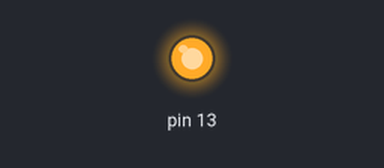
Simulated run of this sketch. Board: Arduino Uno, built with avr-gcc and run on an emulated ATmega328P. Parts: output pins drawn as LEDs (lit = HIGH).

Above: at 0.1 s.
At 3.9 s:
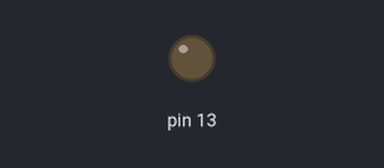
Timing chart, 0 to 5.4 s (numbered marks = the images above):
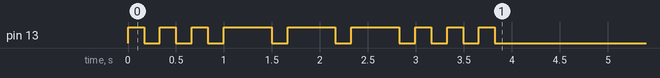

The sketch:

MorseCodeLab.ino
```cpp
const char* strings[49];

int string_count(const char* s){
  int count { 0 };
  while (*s++) {++count;}
  return count;
}


void setup() {
strings['a']=".-";
strings['b']="-...";
strings['c']="-.-.";
strings['d']="-..";
strings['e']=".";
strings['f']="..-.";
strings['g']="--.";
strings['h']="....";
strings['i']="..";
strings['j']=".---";
strings['k']="-.-";
strings['l']=".-..";
strings['m']="--";
strings['n']="-.";
strings['o']="---";
strings['p']=".--.";
strings['q']="--.-";
strings['r']=".-.";
strings['s']="...";
strings['t']="-";
strings['u']="..-";
strings['v']="...-";
strings['w']=".--";
strings['x']="-..-";
strings['y']="-.--";
strings['z']="--..";
strings['1']=".----";
strings['2']="..---";
strings['3']="...--";
strings['4']="....-";
strings['5']=".....";
strings['6']="-....";
strings['7']="--...";
strings['8']="---..";
strings['9']="----.";
strings['0']="-----";
strings['.']=".-.-.-";
strings[',']="--..--";
strings[':']="---...";
strings['?']="..--..";
strings['\'']=".----.";
strings['-']="-....-";
strings['/']="-..-.";
strings['(']="-.--.";
strings[')']="-.--.-";
strings['\"']=".-..-.";
strings['=']="-...-";
strings['+']=".-.-.";
strings['@']=".--.-.";

pinMode(13, OUTPUT);
digitalWrite(13, LOW);

char test[] = "sos";

int dash = 500;
int dot = 166;


//dash=map(whatever,0,1024,166,1000);
//dot=dash/3;

for(int i=0; i<string_count(test); i++){
  for(int j=0; j<string_count(strings[test[i]]); j++){
  if(strings[test[i]][j]=='.'){
    digitalWrite(13,HIGH);
    long start= millis();
    while(millis()-start<dot){

    }
    digitalWrite(13,LOW);
  }else {
      digitalWrite(13,HIGH);
      long start = millis();
      while (millis()-start<dash){

      }
      digitalWrite(13,LOW);
    }


long start= millis();
    while(millis()-start<dot){

    }
}
}
}

void loop(){

}


  // put your main code here, to run repeatedly:
```
